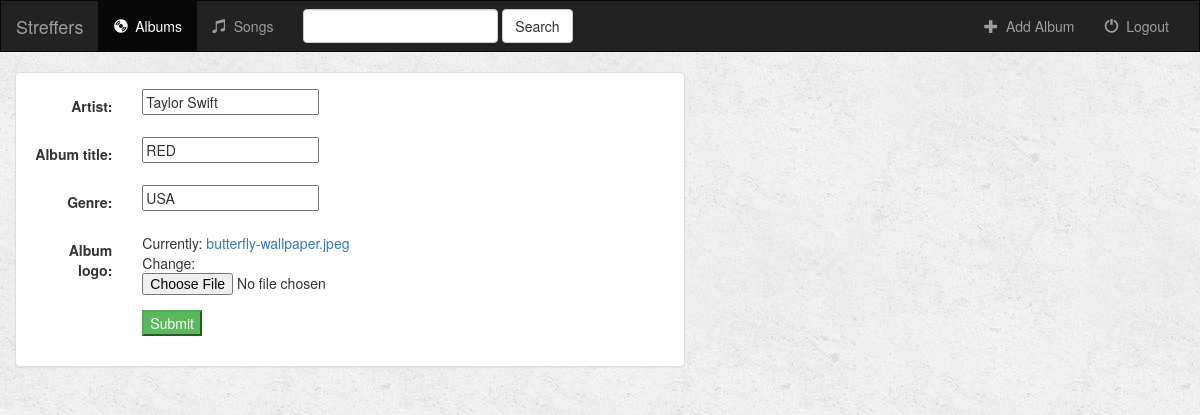
Page /music/album/1/ on the committed database.
### music/models.py (models this page shows, shortened)
class Album(models.Model):
    artist = models.CharField(max_length=250)
    album_title = models.CharField(max_length=500)
    genre = models.CharField(max_length=100)
    album_logo = models.FileField()

### music/views.py (the view)
# urls.py: re_path('album/(?P<pk>[0-9]+)/',views.AlbumUpdate.as_view(),name='album_update'),
class AlbumUpdate(UpdateView):
    model = Album
    fields = ['artist','album_title','genre','album_logo']

### music/templates/music/album_form.html (shortened to what this page needs)
{% extends 'music/base.html' %}
{% block body %}
<div class="container-fluid">
    <div class="row">
        <div class="col-sm-12 col-md-7">
            <div class="panel panel-default">
                <div class="panel-body">
			   <form class="form-horizontal" method="post">
			   {% include 'music/form-template.html' %}
			   <div class="form-group">
			   <div class="col-sm-offset-2 col-sm-10">
			   <button type="submit" class="brn btn-success">Submit</button>
			   </div>
			   </div>
			   </form>
                </div>
            </div>
        </div>
</div>
{% endblock %}

### music/templates/music/form-template.html (shortened to what this page needs)
{% for field in form%}
<div class="form-group">
<div class="col-sm-offset-2 col-sm-10">
</div>
<label class="control-label col-sm-2">{{ field.label_tag }}</label>
<div class="col-sm-10">{{ field }}</div>
</div>
{% endfor%}

### music/static/music/style.css (style rules this page uses)
body { background: white url("images/background.png"); }

### rows in the picture
Album: form "Taylor Swift" "RED" "USA"

### other values in the picture
{{ field.label_tag }} "Artist:" "Album title:" "Genre:" "Album logo:"
